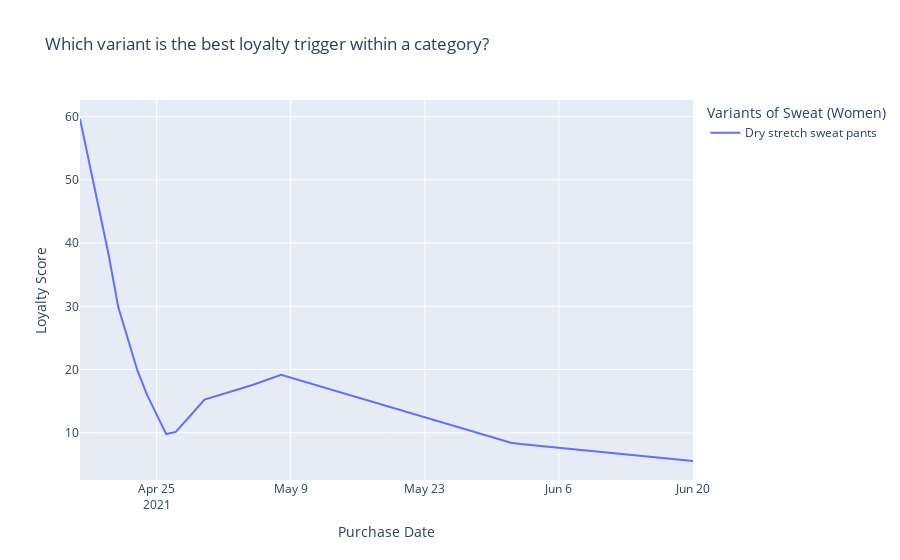

This figure's notebook cell:
### Code cell
fig = px.scatter(customer_loyalty_df.loc[customer_loyalty_df['variant_id']=="419506"], x = "order_date", y="loyalty_score", color="variant_name", trendline="lowess", title = "Which variant is the best loyalty trigger within a category?"
                ,labels=dict(order_date="Purchase Date", loyalty_score="Loyalty Score ", variant_name="Variants of Sweat (Women)"))
fig.data = [t for t in fig.data if t.mode == "lines"]
fig.update_traces(showlegend = True)
fig.show()
results = px.get_trendline_results(fig)
#results = results.iloc[0]["px_fit_results"].summary()
print(results)

### Figure 1 — Plotly figure (JSON) as saved in the notebook; plotly's stock layout.template omitted (floating-point values rounded to 4 significant figures)
{"data": [{"hovertemplate": "<b>LOWESS trendline</b><br><br>Variants of Sweat (Women)=Dry stretch sweat pants<br>Purchase Date=%{x}<br>Loyalty Score =%{y} <b>(trend)</b><extra></extra>", "legendgroup": "Dry stretch sweat pants", "marker": {"color": "#636efa", "symbol": "circle"}, "mode": "lines", "name": "Dry stretch sweat pants", "showlegend": true, "type": "scatter", "x": ["2021-04-17T00:00:00", "2021-04-20T00:00:00", "2021-04-21T00:00:00", "2021-04-23T00:00:00", "2021-04-23T00:00:00", "2021-04-23T00:00:00", "2021-04-23T00:00:00", "2021-04-24T00:00:00", "2021-04-26T00:00:00", "2021-04-26T00:00:00", "2021-04-26T00:00:00", "2021-04-26T00:00:00", "2021-04-27T00:00:00", "2021-04-27T00:00:00", "2021-04-30T00:00:00", "2021-05-05T00:00:00", "2021-05-08T00:00:00", "2021-06-01T00:00:00", "2021-06-02T00:00:00", "2021-06-20T00:00:00", "2021-06-20T00:00:00"], "xaxis": "x", "y": [59.61, 38.08, 29.83, 19.82, 19.82, 19.82, 19.82, 15.98, 9.798, 9.798, 9.798, 9.798, 10.15, 10.15, 15.26, 17.56, 19.19, 8.432, 8.238, 5.543, 5.543], "yaxis": "y"}], "layout": {"legend": {"title": {"text": "Variants of Sweat (Women)"}, "tracegroupgap": 0}, "title": {"text": "Which variant is the best loyalty trigger within a category?"}, "xaxis": {"anchor": "y", "domain": [0, 1], "title": {"text": "Purchase Date"}}, "yaxis": {"anchor": "x", "domain": [0, 1], "title": {"text": "Loyalty Score "}}}}
